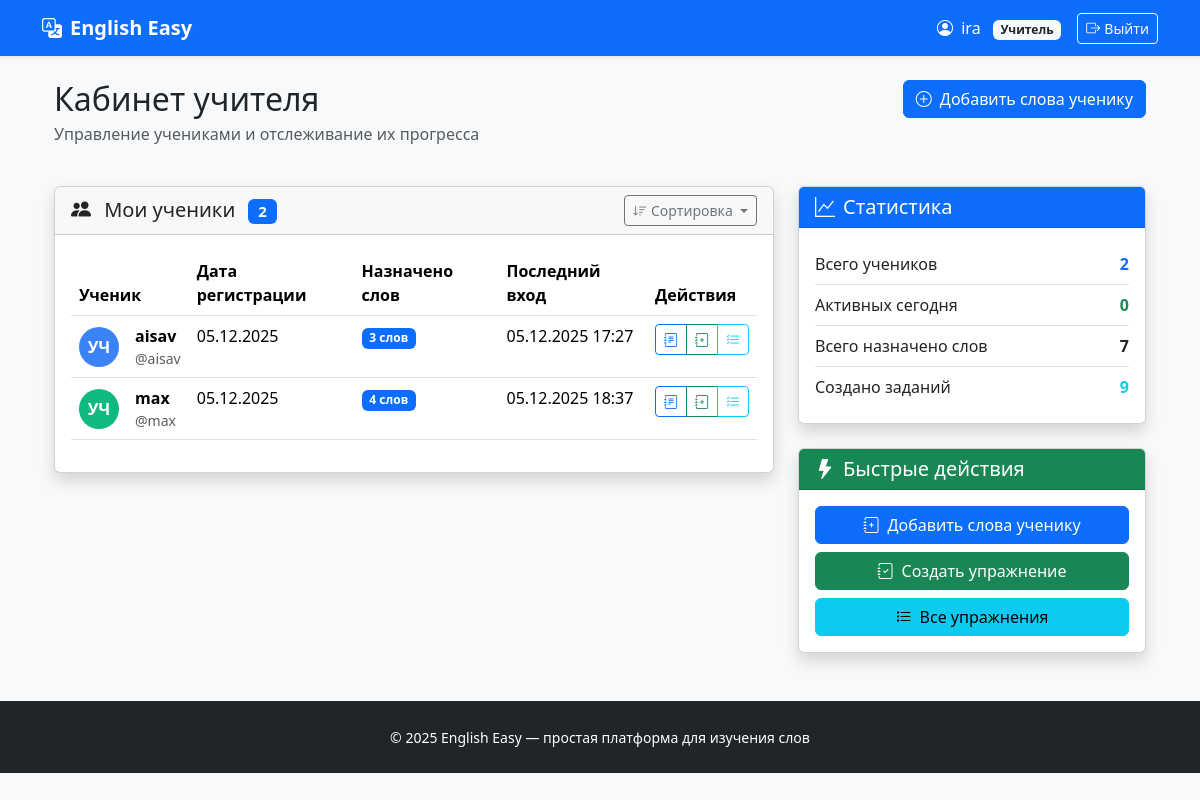
The page /dashboard/teacher/ (signed in) on the database as committed earlier.
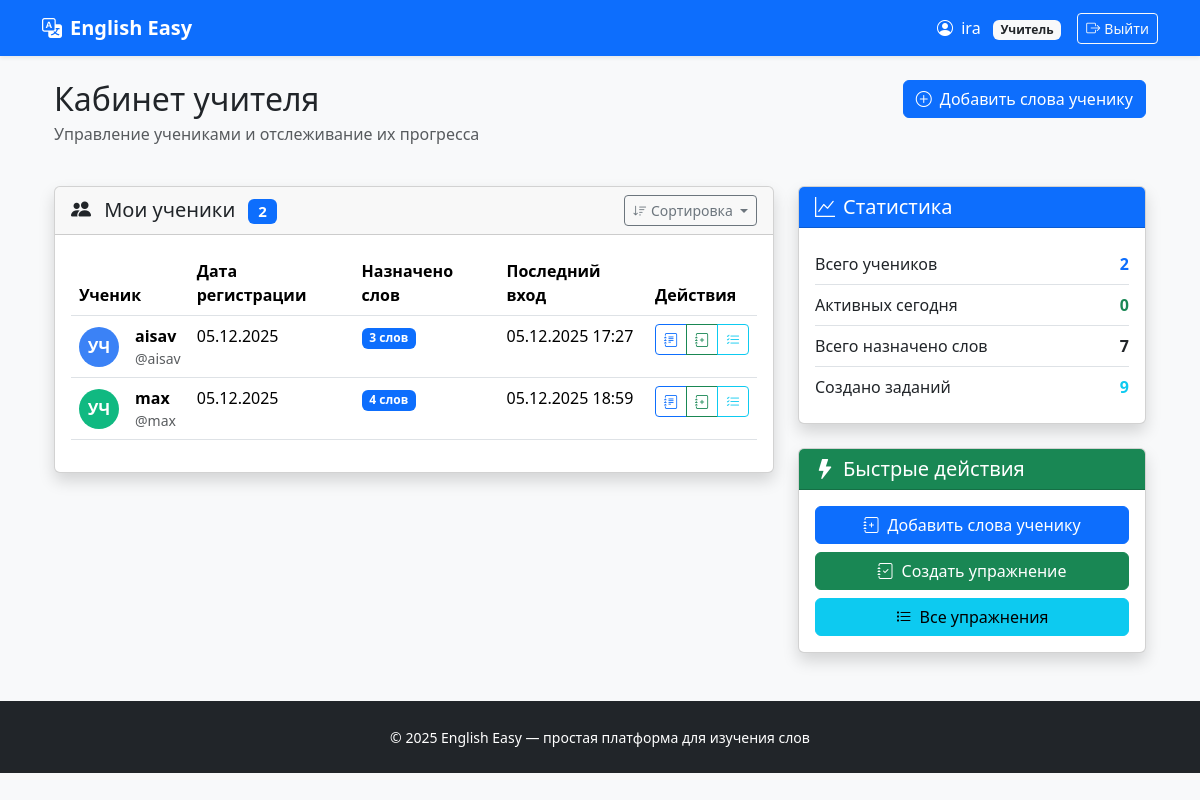
The same page on the database as committed later.
### users/models.py (models this page shows, shortened)
class User(AbstractUser):
    ROLE_CHOICES = (
        ('teacher', 'Учитель'),
        ('student', 'Ученик'),
    )
    role = models.CharField(max_length=10, choices=ROLE_CHOICES, default='student')
    def is_teacher(self):
        return self.role == 'teacher'

### dashboard/views.py (the view)
# urls.py: path('teacher/', views.teacher_dashboard, name='teacher'),
@login_required
def teacher_dashboard(request):
    if not request.user.is_teacher():
        return redirect('dashboard:home')
    students = User.objects.filter(role='student')
    total_words = 0
    active_today_count = 0
    today = date.today()
    for student in students:
        total_words += student.assigned_words.count()
        if student.last_login and student.last_login.date() == today:
            active_today_count += 1
    context = {
        'students': students,
        'total_words': total_words,
        'active_today_count': active_today_count,
        'today': today,
    }
    return render(request, 'dashboard/teacher.html', context)

### dashboard/templates/dashboard/teacher.html (shortened to what the changed rows need)
{% extends 'base.html' %}
{% block content %}
<div class="container-fluid mt-4">
    <div class="row mb-4">
        <div class="col">
            <h1 class="h2 mb-1">Кабинет учителя</h1>
        </div>
    </div>
    {% if students %}
    <div class="row">
        <div class="col-md-8">
            <div class="card shadow">
                <div class="card-body">
                    <div class="table-responsive">
                        <table class="table table-hover" id="studentsTable">
                            <thead>
                                <tr>
                                    <th>Ученик</th>
                                    <th>Дата регистрации</th>
                                    <th>Назначено слов</th>
                                    <th>Последний вход</th>
                                    <th>Действия</th>
                                </tr>
                            </thead>
                            <tbody>
                                {% for student in students %}
                                <tr>
                                    <td>
                                        <div class="d-flex align-items-center">
                                            <div class="avatar-circle me-3" style="background-color: {% cycle '#3B82F6' '#10B981' '#F59E0B' '#EF4444' '#8B5CF6' %}; width: 40px; height: 40px;">
                                                <span class="avatar-text" style="font-size: 1rem;">
                                                    {{ student.first_name|first|default:"У" }}{{ student.last_name|first|default:"Ч" }}
                                                </span>
                                            </div>
                                            <div>
                                                <strong>{{ student.get_full_name|default:student.username }}</strong>
                                                <div class="text-muted small">@{{ student.username }}</div>
                                            </div>
                                        </div>
                                    </td>
                                    <td>{{ student.date_joined|date:"d.m.Y" }}</td>
                                    <td>
                                        <span class="badge bg-primary">
                                            {{ student.assigned_words.count }} слов
                                        </span>
                                    </td>
                                    <td>
                                        {% if student.last_login %}
                                            {{ student.last_login|date:"d.m.Y H:i" }}
                                        {% else %}
                                            <span class="text-muted">Еще не входил</span>
                                        {% endif %}
                                    </td>
                                    <td>
                                        <div class="btn-group btn-group-sm">
                                            <a href="{% url 'vocabulary:teacher_panel' student.id %}"
                                               class="btn btn-outline-primary" title="Управление словами">
                                                <i class="bi bi-journal-text"></i>
                                            </a>
                                            <a href="{% url 'exercises:create_exercise_for_student' student.id %}"
                                               class="btn btn-outline-success" title="Создать задание">
                                                <i class="bi bi-journal-plus"></i>
                                            </a>
                                            <a href="{% url 'exercises:teacher_exercises_for_student' student.id %}"
                                               class="btn btn-outline-info" title="Просмотр заданий">
                                                <i class="bi bi-list-check"></i>
                                            </a>
                                        </div>
                                    </td>
                                </tr>
                                {% endfor %}
                            </tbody>
                        </table>
                    </div>
                </div>
            </div>
        </div>
    </div>
    {% endif %}
</div>
{% endblock %}

Rows that differ between the two databases and show on the page:
changed User "max": last_login "05.12.2025 18:37" → "05.12.2025 18:59"
